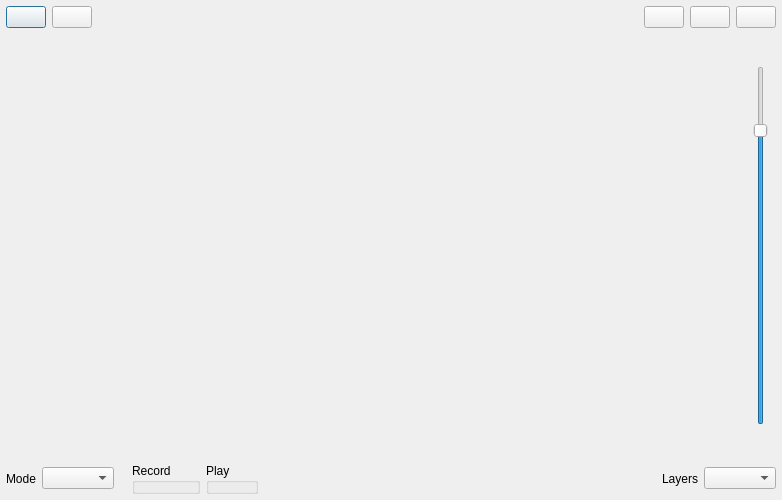
<?xml version="1.0" encoding="UTF-8"?>
<ui version="4.0">
 <class>LooperWindow</class>
 <widget class="QDialog" name="LooperWindow">
  <property name="geometry">
   <rect>
    <x>0</x>
    <y>0</y>
    <width>782</width>
    <height>500</height>
   </rect>
  </property>
  <property name="minimumSize">
   <size>
    <width>700</width>
    <height>500</height>
   </size>
  </property>
  <property name="windowTitle">
   <string notr="true"/>
  </property>
  <layout class="QVBoxLayout" name="verticalLayout">
   <property name="spacing">
    <number>18</number>
   </property>
   <property name="leftMargin">
    <number>6</number>
   </property>
   <property name="topMargin">
    <number>6</number>
   </property>
   <property name="rightMargin">
    <number>6</number>
   </property>
   <property name="bottomMargin">
    <number>6</number>
   </property>
   <item>
    <widget class="QWidget" name="widget" native="true">
     <layout class="QHBoxLayout" name="horizontalLayout">
      <property name="leftMargin">
       <number>0</number>
      </property>
      <property name="topMargin">
       <number>0</number>
      </property>
      <property name="rightMargin">
       <number>0</number>
      </property>
      <property name="bottomMargin">
       <number>0</number>
      </property>
      <item alignment="Qt::AlignBottom">
       <widget class="BlinkableButton" name="buttonRec">
        <property name="sizePolicy">
         <sizepolicy hsizetype="Fixed" vsizetype="Maximum">
          <horstretch>0</horstretch>
          <verstretch>0</verstretch>
         </sizepolicy>
        </property>
        <property name="text">
         <string notr="true"/>
        </property>
        <property name="icon">
         <iconset resource="../../resources/jamtaba.qrc">
          <normaloff>:/images/rec.png</normaloff>:/images/rec.png</iconset>
        </property>
        <property name="checkable">
         <bool>true</bool>
        </property>
       </widget>
      </item>
      <item alignment="Qt::AlignBottom">
       <widget class="BlinkableButton" name="buttonPlay">
        <property name="sizePolicy">
         <sizepolicy hsizetype="Fixed" vsizetype="Maximum">
          <horstretch>0</horstretch>
          <verstretch>0</verstretch>
         </sizepolicy>
        </property>
        <property name="text">
         <string notr="true"/>
        </property>
        <property name="icon">
         <iconset resource="../../resources/jamtaba.qrc">
          <normaloff>:/images/play.png</normaloff>:/images/play.png</iconset>
        </property>
        <property name="checkable">
         <bool>true</bool>
        </property>
       </widget>
      </item>
      <item>
       <spacer name="horizontalSpacer_3">
        <property name="orientation">
         <enum>Qt::Horizontal</enum>
        </property>
        <property name="sizeType">
         <enum>QSizePolicy::Expanding</enum>
        </property>
        <property name="sizeHint" stdset="0">
         <size>
          <width>20</width>
          <height>20</height>
         </size>
        </property>
       </spacer>
      </item>
      <item>
       <widget class="QLabel" name="loopNameLabel">
        <property name="text">
         <string notr="true"/>
        </property>
        <property name="textFormat">
         <enum>Qt::PlainText</enum>
        </property>
       </widget>
      </item>
      <item>
       <spacer name="horizontalSpacer_2">
        <property name="orientation">
         <enum>Qt::Horizontal</enum>
        </property>
        <property name="sizeHint" stdset="0">
         <size>
          <width>40</width>
          <height>20</height>
         </size>
        </property>
       </spacer>
      </item>
      <item>
       <widget class="QPushButton" name="loadButton">
        <property name="toolTip">
         <string>Load looper layers</string>
        </property>
        <property name="text">
         <string notr="true"/>
        </property>
        <property name="icon">
         <iconset resource="../../resources/jamtaba.qrc">
          <normaloff>:/images/load.png</normaloff>:/images/load.png</iconset>
        </property>
       </widget>
      </item>
      <item>
       <widget class="QPushButton" name="saveButton">
        <property name="toolTip">
         <string>Save looper layers</string>
        </property>
        <property name="text">
         <string notr="true"/>
        </property>
        <property name="icon">
         <iconset resource="../../resources/jamtaba.qrc">
          <normaloff>:/images/save.png</normaloff>:/images/save.png</iconset>
        </property>
       </widget>
      </item>
      <item>
       <widget class="QPushButton" name="resetButton">
        <property name="sizePolicy">
         <sizepolicy hsizetype="Minimum" vsizetype="Maximum">
          <horstretch>0</horstretch>
          <verstretch>0</verstretch>
         </sizepolicy>
        </property>
        <property name="toolTip">
         <string>Reset</string>
        </property>
        <property name="text">
         <string notr="true"/>
        </property>
        <property name="icon">
         <iconset resource="../../resources/jamtaba.qrc">
          <normaloff>:/images/delete_layer.png</normaloff>:/images/delete_layer.png</iconset>
        </property>
       </widget>
      </item>
     </layout>
    </widget>
   </item>
   <item>
    <layout class="QHBoxLayout" name="contentLayout">
     <property name="spacing">
      <number>6</number>
     </property>
     <item>
      <widget class="QWidget" name="layersWidget" native="true">
       <property name="sizePolicy">
        <sizepolicy hsizetype="MinimumExpanding" vsizetype="MinimumExpanding">
         <horstretch>1</horstretch>
         <verstretch>1</verstretch>
        </sizepolicy>
       </property>
      </widget>
     </item>
     <item>
      <spacer name="horizontalSpacer">
       <property name="orientation">
        <enum>Qt::Horizontal</enum>
       </property>
       <property name="sizeType">
        <enum>QSizePolicy::Fixed</enum>
       </property>
       <property name="sizeHint" stdset="0">
        <size>
         <width>12</width>
         <height>20</height>
        </size>
       </property>
      </spacer>
     </item>
     <item>
      <layout class="QVBoxLayout" name="mainVolumeLayout">
       <item alignment="Qt::AlignHCenter">
        <widget class="QLabel" name="labelSpeakerHigh">
         <property name="sizePolicy">
          <sizepolicy hsizetype="Maximum" vsizetype="Preferred">
           <horstretch>0</horstretch>
           <verstretch>0</verstretch>
          </sizepolicy>
         </property>
         <property name="text">
          <string notr="true"/>
         </property>
         <property name="pixmap">
          <pixmap resource="../../resources/jamtaba.qrc">:/images/level high.png</pixmap>
         </property>
        </widget>
       </item>
       <item>
        <widget class="QSlider" name="mainLevelSlider">
         <property name="maximum">
          <number>120</number>
         </property>
         <property name="singleStep">
          <number>10</number>
         </property>
         <property name="pageStep">
          <number>20</number>
         </property>
         <property name="value">
          <number>100</number>
         </property>
         <property name="sliderPosition">
          <number>100</number>
         </property>
         <property name="tracking">
          <bool>true</bool>
         </property>
         <property name="tickInterval">
          <number>10</number>
         </property>
        </widget>
       </item>
       <item alignment="Qt::AlignHCenter">
        <widget class="QLabel" name="labelSpeakerLow">
         <property name="sizePolicy">
          <sizepolicy hsizetype="Maximum" vsizetype="Preferred">
           <horstretch>0</horstretch>
           <verstretch>0</verstretch>
          </sizepolicy>
         </property>
         <property name="text">
          <string notr="true"/>
         </property>
         <property name="pixmap">
          <pixmap resource="../../resources/jamtaba.qrc">:/images/level low.png</pixmap>
         </property>
        </widget>
       </item>
      </layout>
     </item>
     <item>
      <layout class="QHBoxLayout" name="metersLayout">
       <property name="spacing">
        <number>2</number>
       </property>
       <item>
        <widget class="AudioMeter" name="peakMeterLeft" native="true">
         <property name="sizePolicy">
          <sizepolicy hsizetype="MinimumExpanding" vsizetype="Preferred">
           <horstretch>0</horstretch>
           <verstretch>0</verstretch>
          </sizepolicy>
         </property>
        </widget>
       </item>
       <item>
        <widget class="AudioMeter" name="peakMeterRight" native="true"/>
       </item>
      </layout>
     </item>
    </layout>
   </item>
   <item>
    <widget class="QWidget" name="widgetBottom" native="true">
     <layout class="QHBoxLayout" name="bottomLayout">
      <property name="leftMargin">
       <number>0</number>
      </property>
      <property name="topMargin">
       <number>0</number>
      </property>
      <property name="rightMargin">
       <number>0</number>
      </property>
      <property name="bottomMargin">
       <number>0</number>
      </property>
      <item>
       <layout class="QHBoxLayout" name="modeControlsLayout">
        <item>
         <widget class="QLabel" name="labelPlayMode">
          <property name="sizePolicy">
           <sizepolicy hsizetype="Maximum" vsizetype="Preferred">
            <horstretch>0</horstretch>
            <verstretch>0</verstretch>
           </sizepolicy>
          </property>
          <property name="text">
           <string>Mode</string>
          </property>
         </widget>
        </item>
        <item>
         <widget class="QComboBox" name="comboBoxPlayMode"/>
        </item>
       </layout>
      </item>
      <item>
       <spacer name="horizontalSpacer_5">
        <property name="orientation">
         <enum>Qt::Horizontal</enum>
        </property>
        <property name="sizeType">
         <enum>QSizePolicy::Fixed</enum>
        </property>
        <property name="sizeHint" stdset="0">
         <size>
          <width>12</width>
          <height>20</height>
         </size>
        </property>
       </spacer>
      </item>
      <item alignment="Qt::AlignBottom">
       <widget class="QGroupBox" name="groupBoxRecording">
        <property name="title">
         <string>Record</string>
        </property>
        <layout class="QHBoxLayout" name="recordingPropertiesLayout">
         <property name="leftMargin">
          <number>3</number>
         </property>
         <property name="topMargin">
          <number>3</number>
         </property>
         <property name="rightMargin">
          <number>3</number>
         </property>
         <property name="bottomMargin">
          <number>1</number>
         </property>
        </layout>
       </widget>
      </item>
      <item alignment="Qt::AlignBottom">
       <widget class="QGroupBox" name="groupBoxPlaying">
        <property name="sizePolicy">
         <sizepolicy hsizetype="Maximum" vsizetype="MinimumExpanding">
          <horstretch>0</horstretch>
          <verstretch>0</verstretch>
         </sizepolicy>
        </property>
        <property name="title">
         <string>Play</string>
        </property>
        <layout class="QHBoxLayout" name="playingPropertiesLayout">
         <property name="leftMargin">
          <number>3</number>
         </property>
         <property name="topMargin">
          <number>3</number>
         </property>
         <property name="rightMargin">
          <number>3</number>
         </property>
         <property name="bottomMargin">
          <number>1</number>
         </property>
        </layout>
       </widget>
      </item>
      <item>
       <spacer name="horizontalSpacer_6">
        <property name="orientation">
         <enum>Qt::Horizontal</enum>
        </property>
        <property name="sizeType">
         <enum>QSizePolicy::Expanding</enum>
        </property>
        <property name="sizeHint" stdset="0">
         <size>
          <width>20</width>
          <height>20</height>
         </size>
        </property>
       </spacer>
      </item>
      <item>
       <layout class="QHBoxLayout" name="layerControlsLayout">
        <item alignment="Qt::AlignRight">
         <widget class="QLabel" name="labelMaxLayers">
          <property name="sizePolicy">
           <sizepolicy hsizetype="MinimumExpanding" vsizetype="Preferred">
            <horstretch>0</horstretch>
            <verstretch>0</verstretch>
           </sizepolicy>
          </property>
          <property name="text">
           <string>Layers</string>
          </property>
         </widget>
        </item>
        <item>
         <widget class="QComboBox" name="maxLayersComboBox"/>
        </item>
       </layout>
      </item>
     </layout>
    </widget>
   </item>
  </layout>
 </widget>
 <customwidgets>
  <customwidget>
   <class>AudioMeter</class>
   <extends>QWidget</extends>
   <header>PeakMeter.h</header>
   <container>1</container>
  </customwidget>
  <customwidget>
   <class>BlinkableButton</class>
   <extends>QPushButton</extends>
   <header>BlinkableButton.h</header>
  </customwidget>
 </customwidgets>
 <resources>
  <include location="../../resources/jamtaba.qrc"/>
  <include location="../../resources/jamtaba.qrc"/>
 </resources>
 <connections/>
</ui>
